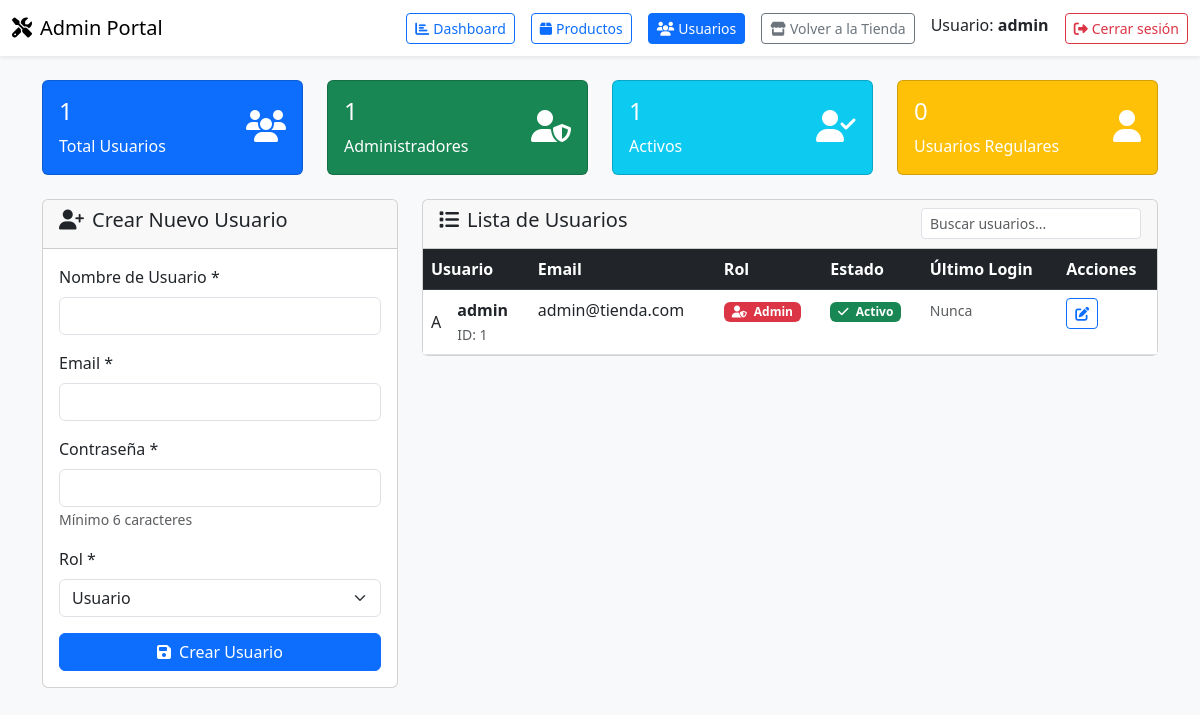
The page /admin/users.php (signed in) on the database its author committed.
### tables this page shows
CREATE TABLE users (
    id INT AUTO_INCREMENT PRIMARY KEY,
    username VARCHAR(50) NOT NULL UNIQUE,
    email VARCHAR(100) NOT NULL UNIQUE,
    password VARCHAR(255) NOT NULL,
    role ENUM('user', 'admin') DEFAULT 'user',
    active BOOLEAN DEFAULT TRUE,
    created_at TIMESTAMP DEFAULT CURRENT_TIMESTAMP,
    updated_at TIMESTAMP DEFAULT CURRENT_TIMESTAMP ON UPDATE CURRENT_TIMESTAMP,
    last_login TIMESTAMP NULL,
    INDEX idx_email (email),
    INDEX idx_username (username),
    INDEX idx_role (role)
);

### config/Database.php (called while the page is built, shortened)
<?php
class Database {
    private $host = 'localhost';
    private $username = 'root';
    private $password = 'root';
    private $dbname = 'tiendagrupo5';
    private $connection;
    private static $instance = null;
    public static function getInstance() {
        if (self::$instance === null) {
            self::$instance = new Database();
        }
        return self::$instance;
    }
    private function connect() {
        try {
            $this->connection = new PDO(
                "mysql:host={$this->host};dbname={$this->dbname};charset=utf8mb4",
                $this->username,
                $this->password,
                [
                    PDO::ATTR_ERRMODE => PDO::ERRMODE_EXCEPTION,
                    PDO::ATTR_DEFAULT_FETCH_MODE => PDO::FETCH_ASSOC,
                    PDO::ATTR_EMULATE_PREPARES => false
                ]
            );
        } catch (PDOException $e) {
            throw new Exception("Error de conexión a la base de datos: " . $e->getMessage());
        }
    }
    public function query($sql, $params = []) {
        try {
            $stmt = $this->connection->prepare($sql);
            $stmt->execute($params);
            return $stmt;
        } catch (PDOException $e) {
            throw new Exception("Error en la consulta: " . $e->getMessage());
        }
    }
    public function fetchAll($sql, $params = []) {
        return $this->query($sql, $params)->fetchAll();
    }
}
?>

### models/User.php (called while the page is built, shortened)
<?php
require_once __DIR__ . '/../config/Database.php';
class User {
    private $db;
    private $table = 'users';
    public function __construct() {
        $this->db = Database::getInstance();
    }
    public function getAll() {
        $sql = "SELECT id, username, email, role, active, created_at, last_login FROM {$this->table}
                WHERE active = 1 ORDER BY created_at DESC";
        return $this->db->fetchAll($sql);
    }
}
?>

### admin/users.php (the view, shortened to what this page needs)
<?php
require_once __DIR__ . '/../models/User.php';
$userModel = new User();
try {
    $users = $userModel->getAll();
} catch (Exception $e) {
    $users = [];
    $error = $e->getMessage();
}
?>
<?php include 'menu.php'; ?>
<div class="container">
    <div class="row mb-4">
        <div class="col-md-3">
            <div class="card bg-primary text-white">
                <div class="card-body">
                    <div class="d-flex justify-content-between">
                        <div>
                            <h4><?php echo count($users); ?></h4>
                            <p class="mb-0">Total Usuarios</p>
                        </div>
                        <div class="align-self-center">
                            <i class="fas fa-users fa-2x"></i>
                        </div>
                    </div>
                </div>
            </div>
        </div>
        <div class="col-md-3">
            <div class="card bg-success text-white">
                <div class="card-body">
                    <div class="d-flex justify-content-between">
                        <div>
                            <h4><?php echo count(array_filter($users, function($u) { return $u['role'] === 'admin'; })); ?></h4>
                            <p class="mb-0">Administradores</p>
                        </div>
                        <div class="align-self-center">
                            <i class="fas fa-user-shield fa-2x"></i>
                        </div>
                    </div>
                </div>
            </div>
        </div>
        <div class="col-md-3">
            <div class="card bg-info text-white">
                <div class="card-body">
                    <div class="d-flex justify-content-between">
                        <div>
                            <h4><?php echo count(array_filter($users, function($u) { return $u['active'] == 1; })); ?></h4>
                            <p class="mb-0">Activos</p>
                        </div>
                        <div class="align-self-center">
                            <i class="fas fa-user-check fa-2x"></i>
                        </div>
                    </div>
                </div>
            </div>
        </div>
        <div class="col-md-3">
            <div class="card bg-warning text-white">
                <div class="card-body">
                    <div class="d-flex justify-content-between">
                        <div>
                            <h4><?php echo count(array_filter($users, function($u) { return $u['role'] === 'user'; })); ?></h4>
                            <p class="mb-0">Usuarios Regulares</p>
                        </div>
                        <div class="align-self-center">
                            <i class="fas fa-user fa-2x"></i>
                        </div>
                    </div>
                </div>
            </div>
        </div>
    </div>
    <div class="row">
        <div class="col-md-4">
            <div class="card">
                <div class="card-header">
                    <h5><i class="fas fa-user-plus me-2"></i>Crear Nuevo Usuario</h5>
                </div>
                <div class="card-body">
                    <form method="post" action="create_user.php">
                        <div class="mb-3">
                            <label class="form-label">Nombre de Usuario *</label>
                            <input type="text" class="form-control" name="username" required>
                        </div>
                        <div class="mb-3">
                            <label class="form-label">Email *</label>
                            <input type="email" class="form-control" name="email" required>
                        </div>
                        <div class="mb-3">
                            <label class="form-label">Contraseña *</label>
                            <input type="password" class="form-control" name="password" required minlength="6">
                            <small class="form-text text-muted">Mínimo 6 caracteres</small>
                        </div>
                        <div class="mb-3">
                            <label class="form-label">Rol *</label>
                            <select class="form-select" name="role" required>
                                <option value="user">Usuario</option>
                            </select>
                        </div>
                        <button type="submit" class="btn btn-primary w-100">
                            <i class="fas fa-save me-2"></i>Crear Usuario
                        </button>
                    </form>
                </div>
            </div>
        </div>
        <div class="col-md-8">
            <div class="card">
                <div class="card-header d-flex justify-content-between align-items-center">
                    <h5><i class="fas fa-list me-2"></i>Lista de Usuarios</h5>
                    <div>
                        <input type="text" class="form-control form-control-sm" id="searchUsers" placeholder="Buscar usuarios...">
                    </div>
                </div>
                <div class="card-body p-0">
                    <?php if (empty($users)): ?>
                        <div class="text-center py-4 text-muted">
                            <i class="fas fa-users fa-3x mb-3"></i>
                            <p>No hay usuarios registrados</p>
                        </div>
                    <?php else: ?>
                        <div class="table-responsive">
                            <table class="table table-hover mb-0" id="usersTable">
                                <thead class="table-dark">
                                    <tr>
                                        <th>Usuario</th>
                                        <th>Email</th>
                                        <th>Rol</th>
                                        <th>Estado</th>
                                        <th>Último Login</th>
                                        <th>Acciones</th>
                                    </tr>
                                </thead>
                                <tbody>
                                    <?php foreach ($users as $user): ?>
                                        <tr data-user-id="<?php echo $user['id']; ?>">
                                            <td>
                                                <div class="d-flex align-items-center">
                                                    <div class="user-avatar me-3">
                                                        <?php echo strtoupper(substr($user['username'], 0, 1)); ?>
                                                    </div>
                                                    <div>
                                                        <div class="fw-bold"><?php echo htmlspecialchars($user['username']); ?></div>
                                                        <small class="text-muted">ID: <?php echo $user['id']; ?></small>
                                                    </div>
                                                </div>
                                            </td>
                                            <td><?php echo htmlspecialchars($user['email']); ?></td>
                                            <td>
                                                <span class="badge <?php echo $user['role'] === 'admin' ? 'bg-danger' : 'bg-primary'; ?> badge-role">
                                                    <i class="fas <?php echo $user['role'] === 'admin' ? 'fa-user-shield' : 'fa-user'; ?> me-1"></i>
                                                    <?php echo ucfirst($user['role']); ?>
                                                </span>
                                            </td>
                                            <td>
                                                <span class="badge <?php echo $user['active'] ? 'bg-success' : 'bg-secondary'; ?>">
                                                    <i class="fas <?php echo $user['active'] ? 'fa-check' : 'fa-times'; ?> me-1"></i>
                                                    <?php echo $user['active'] ? 'Activo' : 'Inactivo'; ?>
                                                </span>
                                            </td>
                                            <td>
                                                <?php if ($user['last_login']): ?>
                                                    <small><?php echo date('d/m/Y H:i', strtotime($user['last_login'])); ?></small>
                                                <?php else: ?>
                                                    <small class="text-muted">Nunca</small>
                                                <?php endif; ?>
                                            </td>
                                            <td class="table-actions">
                                                <button class="btn btn-sm btn-outline-primary me-1"
                                                        onclick="editUser(<?php echo htmlspecialchars(json_encode($user)); ?>)"
                                                        title="Editar usuario">
                                                    <i class="fas fa-edit"></i>
                                                </button>
                                            </td>
                                        </tr>
                                    <?php endforeach; ?>
                                </tbody>
                            </table>
                        </div>
                    <?php endif; ?>
                </div>
            </div>
        </div>
    </div>
</div>
</body>
</html>

### rows shown on the page
users: role "1", active "1", role "0", username "A", username "admin", id "1", email "admin@tienda.com", role "Admin", shows "Activo", shows "Nunca"

### other values the page prints
$_SESSION['user'] "admin"
count($users) "1"
